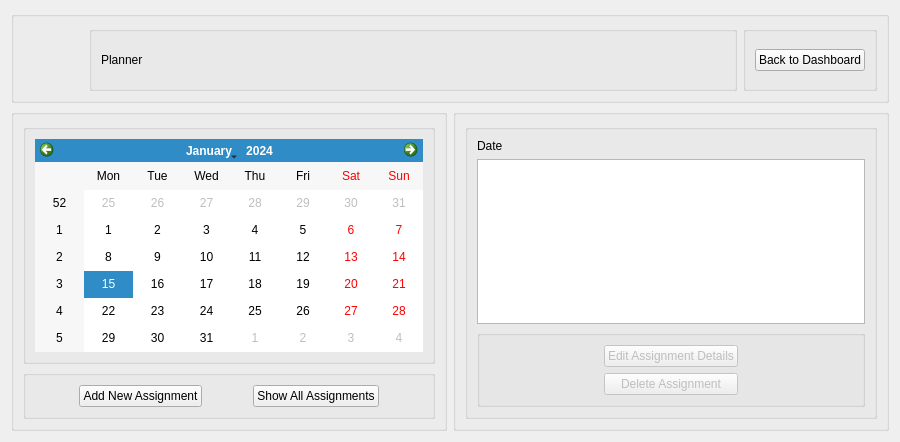
<?xml version="1.0" encoding="UTF-8"?>
<ui version="4.0">
 <class>plannerForm</class>
 <widget class="QWidget" name="plannerForm">
  <property name="geometry">
   <rect>
    <x>0</x>
    <y>0</y>
    <width>900</width>
    <height>442</height>
   </rect>
  </property>
  <property name="windowTitle">
   <string>Form</string>
  </property>
  <layout class="QVBoxLayout" name="verticalLayout_5">
   <item>
    <widget class="QGroupBox" name="groupBox">
     <property name="title">
      <string/>
     </property>
     <layout class="QHBoxLayout" name="horizontalLayout_5">
      <item>
       <widget class="QLabel" name="labelLogo">
        <property name="sizePolicy">
         <sizepolicy hsizetype="Fixed" vsizetype="Fixed">
          <horstretch>0</horstretch>
          <verstretch>0</verstretch>
         </sizepolicy>
        </property>
        <property name="minimumSize">
         <size>
          <width>60</width>
          <height>60</height>
         </size>
        </property>
        <property name="maximumSize">
         <size>
          <width>60</width>
          <height>60</height>
         </size>
        </property>
        <property name="text">
         <string/>
        </property>
        <property name="pixmap">
         <pixmap resource="../resources/resources.qrc">:/img/logo.svg</pixmap>
        </property>
        <property name="scaledContents">
         <bool>true</bool>
        </property>
       </widget>
      </item>
      <item>
       <widget class="QGroupBox" name="groupBox_8">
        <property name="sizePolicy">
         <sizepolicy hsizetype="Preferred" vsizetype="Fixed">
          <horstretch>0</horstretch>
          <verstretch>0</verstretch>
         </sizepolicy>
        </property>
        <property name="minimumSize">
         <size>
          <width>0</width>
          <height>65</height>
         </size>
        </property>
        <property name="title">
         <string/>
        </property>
        <layout class="QHBoxLayout" name="horizontalLayout_4">
         <item>
          <widget class="QLabel" name="labelPlanner">
           <property name="text">
            <string>Planner</string>
           </property>
          </widget>
         </item>
         <item>
          <spacer name="horizontalSpacer_6">
           <property name="orientation">
            <enum>Qt::Orientation::Horizontal</enum>
           </property>
           <property name="sizeHint" stdset="0">
            <size>
             <width>385</width>
             <height>17</height>
            </size>
           </property>
          </spacer>
         </item>
        </layout>
       </widget>
      </item>
      <item>
       <widget class="QGroupBox" name="groupBox_9">
        <property name="sizePolicy">
         <sizepolicy hsizetype="Preferred" vsizetype="Fixed">
          <horstretch>0</horstretch>
          <verstretch>0</verstretch>
         </sizepolicy>
        </property>
        <property name="minimumSize">
         <size>
          <width>0</width>
          <height>65</height>
         </size>
        </property>
        <property name="title">
         <string/>
        </property>
        <layout class="QVBoxLayout" name="verticalLayout_7">
         <item>
          <widget class="QPushButton" name="DashboardButton">
           <property name="text">
            <string>Back to Dashboard</string>
           </property>
           <property name="icon">
            <iconset resource="../resources/resources.qrc">
             <normaloff>:/icons/home.svg</normaloff>:/icons/home.svg</iconset>
           </property>
           <property name="iconSize">
            <size>
             <width>12</width>
             <height>12</height>
            </size>
           </property>
          </widget>
         </item>
        </layout>
       </widget>
      </item>
     </layout>
    </widget>
   </item>
   <item>
    <layout class="QHBoxLayout" name="horizontalLayout_3">
     <item>
      <widget class="QGroupBox" name="groupBox_3">
       <property name="title">
        <string/>
       </property>
       <layout class="QVBoxLayout" name="verticalLayout_6">
        <item>
         <widget class="QGroupBox" name="groupBox_7">
          <property name="title">
           <string/>
          </property>
          <layout class="QVBoxLayout" name="verticalLayout">
           <item>
            <widget class="QCalendarWidget" name="calendarPlanner"/>
           </item>
          </layout>
         </widget>
        </item>
        <item>
         <widget class="QGroupBox" name="groupBox_2">
          <property name="sizePolicy">
           <sizepolicy hsizetype="Preferred" vsizetype="Fixed">
            <horstretch>0</horstretch>
            <verstretch>0</verstretch>
           </sizepolicy>
          </property>
          <property name="title">
           <string/>
          </property>
          <layout class="QHBoxLayout" name="horizontalLayout">
           <item>
            <spacer name="horizontalSpacer">
             <property name="orientation">
              <enum>Qt::Orientation::Horizontal</enum>
             </property>
             <property name="sizeHint" stdset="0">
              <size>
               <width>19</width>
               <height>20</height>
              </size>
             </property>
            </spacer>
           </item>
           <item>
            <widget class="QPushButton" name="AddAssignmentButton">
             <property name="text">
              <string>Add New Assignment</string>
             </property>
             <property name="icon">
              <iconset resource="../resources/resources.qrc">
               <normaloff>:/icons/plus.svg</normaloff>:/icons/plus.svg</iconset>
             </property>
             <property name="iconSize">
              <size>
               <width>10</width>
               <height>10</height>
              </size>
             </property>
            </widget>
           </item>
           <item>
            <spacer name="horizontalSpacer_2">
             <property name="orientation">
              <enum>Qt::Orientation::Horizontal</enum>
             </property>
             <property name="sizeHint" stdset="0">
              <size>
               <width>19</width>
               <height>20</height>
              </size>
             </property>
            </spacer>
           </item>
           <item>
            <widget class="QPushButton" name="ShowAssignmentsButton">
             <property name="text">
              <string>Show All Assignments</string>
             </property>
             <property name="icon">
              <iconset resource="../resources/resources.qrc">
               <normaloff>:/icons/assessment.svg</normaloff>:/icons/assessment.svg</iconset>
             </property>
             <property name="iconSize">
              <size>
               <width>14</width>
               <height>14</height>
              </size>
             </property>
            </widget>
           </item>
           <item>
            <spacer name="horizontalSpacer_3">
             <property name="orientation">
              <enum>Qt::Orientation::Horizontal</enum>
             </property>
             <property name="sizeHint" stdset="0">
              <size>
               <width>19</width>
               <height>20</height>
              </size>
             </property>
            </spacer>
           </item>
          </layout>
         </widget>
        </item>
       </layout>
      </widget>
     </item>
     <item>
      <widget class="QGroupBox" name="groupBox_6">
       <property name="title">
        <string/>
       </property>
       <layout class="QVBoxLayout" name="verticalLayout_4">
        <item>
         <widget class="QGroupBox" name="groupBox_5">
          <property name="title">
           <string/>
          </property>
          <layout class="QVBoxLayout" name="verticalLayout_3">
           <item>
            <widget class="QLabel" name="labelDate">
             <property name="text">
              <string>Date</string>
             </property>
            </widget>
           </item>
           <item>
            <widget class="QListView" name="listAssignments">
             <property name="editTriggers">
              <set>QAbstractItemView::EditTrigger::NoEditTriggers</set>
             </property>
            </widget>
           </item>
           <item>
            <widget class="QGroupBox" name="groupBox_4">
             <property name="sizePolicy">
              <sizepolicy hsizetype="Preferred" vsizetype="Fixed">
               <horstretch>0</horstretch>
               <verstretch>0</verstretch>
              </sizepolicy>
             </property>
             <property name="title">
              <string/>
             </property>
             <layout class="QHBoxLayout" name="horizontalLayout_2">
              <item>
               <spacer name="horizontalSpacer_4">
                <property name="orientation">
                 <enum>Qt::Orientation::Horizontal</enum>
                </property>
                <property name="sizeHint" stdset="0">
                 <size>
                  <width>109</width>
                  <height>20</height>
                 </size>
                </property>
               </spacer>
              </item>
              <item>
               <layout class="QVBoxLayout" name="verticalLayout_2">
                <item>
                 <widget class="QPushButton" name="EditAssignmentButton">
                  <property name="enabled">
                   <bool>false</bool>
                  </property>
                  <property name="text">
                   <string>Edit Assignment Details</string>
                  </property>
                  <property name="icon">
                   <iconset resource="../resources/resources.qrc">
                    <normaloff>:/icons/pencil.svg</normaloff>:/icons/pencil.svg</iconset>
                  </property>
                  <property name="iconSize">
                   <size>
                    <width>12</width>
                    <height>12</height>
                   </size>
                  </property>
                 </widget>
                </item>
                <item>
                 <widget class="QPushButton" name="DeleteAssignmentButton">
                  <property name="enabled">
                   <bool>false</bool>
                  </property>
                  <property name="text">
                   <string>Delete Assignment</string>
                  </property>
                  <property name="icon">
                   <iconset resource="../resources/resources.qrc">
                    <normaloff>:/icons/trash.svg</normaloff>:/icons/trash.svg</iconset>
                  </property>
                  <property name="iconSize">
                   <size>
                    <width>14</width>
                    <height>14</height>
                   </size>
                  </property>
                 </widget>
                </item>
               </layout>
              </item>
              <item>
               <spacer name="horizontalSpacer_5">
                <property name="orientation">
                 <enum>Qt::Orientation::Horizontal</enum>
                </property>
                <property name="sizeHint" stdset="0">
                 <size>
                  <width>108</width>
                  <height>20</height>
                 </size>
                </property>
               </spacer>
              </item>
             </layout>
            </widget>
           </item>
          </layout>
         </widget>
        </item>
       </layout>
      </widget>
     </item>
    </layout>
   </item>
  </layout>
 </widget>
 <resources>
  <include location="../resources/resources.qrc"/>
 </resources>
 <connections/>
</ui>
